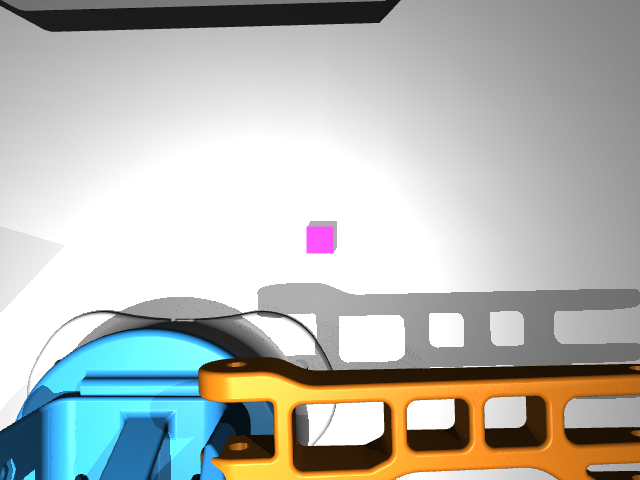
#> input picture OpenCV_vision/OpenCV_vision_frames/frame_000.png, 640 x 480 px, found by its file name
$ python run_detection.py
#> lines starting #> are read from the running program, lines starting #| are printed output that depends on the picture; after the words box and inside, x2 and y2 are one past the last pixel; in counts of white or black regions, pixels touching at a corner belong together

import os
import sys
# Import the parent directory to access the vision module.
sys.path.insert(
    0,
    os.path.join(os.path.dirname(__file__), "..")
)

import cv2
import numpy as np
import imageio.v2 as imageio
from vision.cube_detector import detect_cube, segment_cube
# Define the path to the data directory where the images are stored.
DATA = os.path.expanduser("~/mujoco_robotics/data/frames")
# Read the PNG image from the data directory and keep only the first 3 channels (RGB)
frame = imageio.imread(
    os.path.join(DATA, "frame_000.png")
)[:, :, :3]
#> frame is the input picture: shape (480, 640, 3); mean R, G, B 181.5, 184.5, 179.6

# Convert the RGB image to HSV to analyze the hue distribution.
hsv = cv2.cvtColor(frame, cv2.COLOR_RGB2HSV)
#> hsv: shape (480, 640, 3); mean H, S, V 11.7, 42.4, 194.3

sat = hsv[:, :, 1] > 100 # Consider only the pixel with saturation greater than 100.
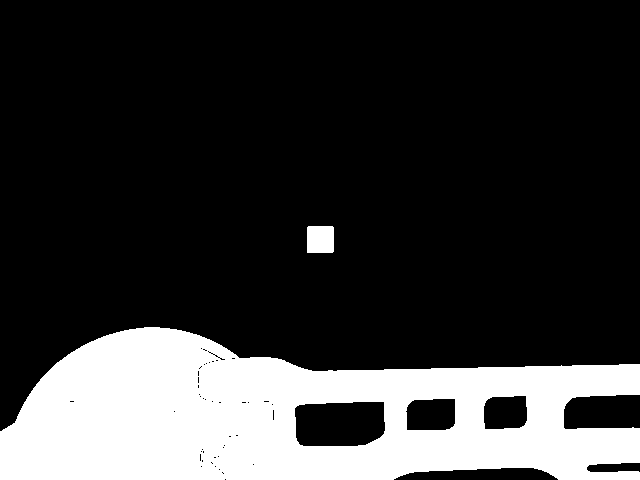
#> sat: shape (480, 640) bool; 21.5% white; 2 white regions, box (x1, y1, x2, y2) and area: (0, 327, 640, 480) 65353, (307, 226, 334, 253) 726
# Extract the Hues from selected pixels and count the number of times they appear in the image.
hues, counts = np.unique(
    hsv[:, :, 0][sat],
    return_counts=True
)
#> hues = 38 values from 14 to 150; counts = 38 values, max 25105 at index 1, min 1 at index 17, mean 1738.9
# Order the Hues (pixels) by their frequency and select the top 8 most frequent.
top = np.argsort(counts)[::-1][:8]
#> top = [1, 34, 21, 23, 2, 25, 24, 4]

print(
    "Hue most frequent (hue, pixel):",
    [(int(hues[i]), int(counts[i])) for i in top]
)
#| Hue most frequent (hue, pixel): [(15, 25105), (103, 12754), (90, 3693), (92, 2154), (16, 1885), (94, 1641), (93, 1520), (18, 1368)]

# Segmentation and detection of the cube in the image.
#> (the run stopped early here; a loop or call above may not have finished)
